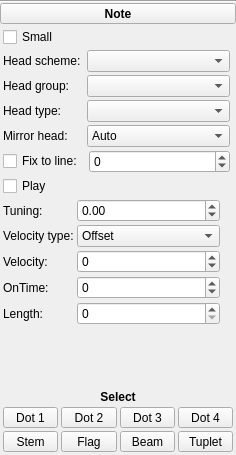
<?xml version="1.0" encoding="UTF-8"?>
<ui version="4.0">
 <class>InspectorNote</class>
 <widget class="QWidget" name="InspectorNote">
  <property name="geometry">
   <rect>
    <x>0</x>
    <y>0</y>
    <width>236</width>
    <height>455</height>
   </rect>
  </property>
  <property name="accessibleName">
   <string>Note Inspector</string>
  </property>
  <layout class="QVBoxLayout" name="verticalLayout">
   <property name="spacing">
    <number>0</number>
   </property>
   <property name="leftMargin">
    <number>0</number>
   </property>
   <property name="topMargin">
    <number>0</number>
   </property>
   <property name="rightMargin">
    <number>0</number>
   </property>
   <property name="bottomMargin">
    <number>0</number>
   </property>
   <item>
    <widget class="QFrame" name="frame">
     <property name="frameShape">
      <enum>QFrame::HLine</enum>
     </property>
     <property name="frameShadow">
      <enum>QFrame::Sunken</enum>
     </property>
    </widget>
   </item>
   <item>
    <widget class="QToolButton" name="title">
     <property name="sizePolicy">
      <sizepolicy hsizetype="Preferred" vsizetype="Preferred">
       <horstretch>0</horstretch>
       <verstretch>0</verstretch>
      </sizepolicy>
     </property>
     <property name="font">
      <font>
       <bold>true</bold>
      </font>
     </property>
     <property name="text">
      <string>Note</string>
     </property>
    </widget>
   </item>
   <item>
    <widget class="QWidget" name="panel" native="true">
     <property name="enabled">
      <bool>true</bool>
     </property>
     <layout class="QGridLayout" name="gridLayout">
      <property name="leftMargin">
       <number>3</number>
      </property>
      <property name="topMargin">
       <number>3</number>
      </property>
      <property name="rightMargin">
       <number>3</number>
      </property>
      <property name="bottomMargin">
       <number>3</number>
      </property>
      <property name="spacing">
       <number>3</number>
      </property>
      <item row="11" column="2">
       <spacer name="verticalSpacer">
        <property name="orientation">
         <enum>Qt::Vertical</enum>
        </property>
        <property name="sizeType">
         <enum>QSizePolicy::MinimumExpanding</enum>
        </property>
        <property name="sizeHint" stdset="0">
         <size>
          <width>0</width>
          <height>0</height>
         </size>
        </property>
       </spacer>
      </item>
      <item row="0" column="0" colspan="3">
       <widget class="QCheckBox" name="isSmall">
        <property name="focusPolicy">
         <enum>Qt::TabFocus</enum>
        </property>
        <property name="text">
         <string>Small</string>
        </property>
       </widget>
      </item>
      <item row="2" column="3">
       <widget class="Ms::ResetButton" name="resetNoteHeadGroup" native="true">
        <property name="sizePolicy">
         <sizepolicy hsizetype="Fixed" vsizetype="Preferred">
          <horstretch>0</horstretch>
          <verstretch>0</verstretch>
         </sizepolicy>
        </property>
        <property name="accessibleName">
         <string>Reset 'Head group' value</string>
        </property>
       </widget>
      </item>
      <item row="13" column="0" colspan="4">
       <layout class="QHBoxLayout" name="horizontalLayout">
        <item>
         <widget class="QToolButton" name="dot1">
          <property name="sizePolicy">
           <sizepolicy hsizetype="Expanding" vsizetype="Fixed">
            <horstretch>0</horstretch>
            <verstretch>0</verstretch>
           </sizepolicy>
          </property>
          <property name="styleSheet">
           <string notr="true"/>
          </property>
          <property name="text">
           <string>Dot 1</string>
          </property>
         </widget>
        </item>
        <item>
         <widget class="QToolButton" name="dot2">
          <property name="sizePolicy">
           <sizepolicy hsizetype="Expanding" vsizetype="Fixed">
            <horstretch>0</horstretch>
            <verstretch>0</verstretch>
           </sizepolicy>
          </property>
          <property name="text">
           <string>Dot 2</string>
          </property>
         </widget>
        </item>
        <item>
         <widget class="QToolButton" name="dot3">
          <property name="sizePolicy">
           <sizepolicy hsizetype="Expanding" vsizetype="Fixed">
            <horstretch>0</horstretch>
            <verstretch>0</verstretch>
           </sizepolicy>
          </property>
          <property name="text">
           <string>Dot 3</string>
          </property>
         </widget>
        </item>
        <item>
         <widget class="QToolButton" name="dot4">
          <property name="sizePolicy">
           <sizepolicy hsizetype="Expanding" vsizetype="Fixed">
            <horstretch>0</horstretch>
            <verstretch>0</verstretch>
           </sizepolicy>
          </property>
          <property name="text">
           <string>Dot 4</string>
          </property>
         </widget>
        </item>
       </layout>
      </item>
      <item row="3" column="3">
       <widget class="Ms::ResetButton" name="resetNoteHeadType" native="true">
        <property name="sizePolicy">
         <sizepolicy hsizetype="Fixed" vsizetype="Preferred">
          <horstretch>0</horstretch>
          <verstretch>0</verstretch>
         </sizepolicy>
        </property>
        <property name="accessibleName">
         <string>Reset 'Head type' value</string>
        </property>
       </widget>
      </item>
      <item row="4" column="2">
       <widget class="QComboBox" name="mirrorHead">
        <property name="sizePolicy">
         <sizepolicy hsizetype="Expanding" vsizetype="Fixed">
          <horstretch>0</horstretch>
          <verstretch>0</verstretch>
         </sizepolicy>
        </property>
        <property name="accessibleName">
         <string>Mirror head</string>
        </property>
        <item>
         <property name="text">
          <string>Auto</string>
         </property>
        </item>
        <item>
         <property name="text">
          <string>Left</string>
         </property>
        </item>
        <item>
         <property name="text">
          <string>Right</string>
         </property>
        </item>
       </widget>
      </item>
      <item row="4" column="0">
       <widget class="QLabel" name="label">
        <property name="text">
         <string>Mirror head:</string>
        </property>
        <property name="alignment">
         <set>Qt::AlignLeading|Qt::AlignLeft|Qt::AlignVCenter</set>
        </property>
        <property name="buddy">
         <cstring>mirrorHead</cstring>
        </property>
       </widget>
      </item>
      <item row="6" column="3">
       <widget class="Ms::ResetButton" name="resetPlay" native="true">
        <property name="sizePolicy">
         <sizepolicy hsizetype="Fixed" vsizetype="Preferred">
          <horstretch>0</horstretch>
          <verstretch>0</verstretch>
         </sizepolicy>
        </property>
        <property name="accessibleName">
         <string>Reset 'Play' value</string>
        </property>
       </widget>
      </item>
      <item row="12" column="0" colspan="4">
       <widget class="QLabel" name="label_2">
        <property name="font">
         <font>
          <bold>true</bold>
         </font>
        </property>
        <property name="text">
         <string>Select</string>
        </property>
        <property name="alignment">
         <set>Qt::AlignCenter</set>
        </property>
       </widget>
      </item>
      <item row="14" column="0" colspan="4">
       <layout class="QHBoxLayout" name="horizontalLayout_3">
        <item>
         <widget class="QToolButton" name="stem">
          <property name="sizePolicy">
           <sizepolicy hsizetype="Expanding" vsizetype="Fixed">
            <horstretch>0</horstretch>
            <verstretch>0</verstretch>
           </sizepolicy>
          </property>
          <property name="text">
           <string>Stem</string>
          </property>
         </widget>
        </item>
        <item>
         <widget class="QToolButton" name="hook">
          <property name="sizePolicy">
           <sizepolicy hsizetype="Expanding" vsizetype="Fixed">
            <horstretch>0</horstretch>
            <verstretch>0</verstretch>
           </sizepolicy>
          </property>
          <property name="text">
           <string>Flag</string>
          </property>
         </widget>
        </item>
        <item>
         <widget class="QToolButton" name="beam">
          <property name="sizePolicy">
           <sizepolicy hsizetype="Expanding" vsizetype="Fixed">
            <horstretch>0</horstretch>
            <verstretch>0</verstretch>
           </sizepolicy>
          </property>
          <property name="text">
           <string>Beam</string>
          </property>
         </widget>
        </item>
        <item>
         <widget class="QToolButton" name="tuplet">
          <property name="sizePolicy">
           <sizepolicy hsizetype="Expanding" vsizetype="Fixed">
            <horstretch>0</horstretch>
            <verstretch>0</verstretch>
           </sizepolicy>
          </property>
          <property name="text">
           <string>Tuplet</string>
          </property>
         </widget>
        </item>
       </layout>
      </item>
      <item row="3" column="0">
       <widget class="QLabel" name="label_7">
        <property name="text">
         <string>Head type:</string>
        </property>
        <property name="alignment">
         <set>Qt::AlignLeading|Qt::AlignLeft|Qt::AlignVCenter</set>
        </property>
        <property name="buddy">
         <cstring>noteHeadType</cstring>
        </property>
       </widget>
      </item>
      <item row="0" column="3">
       <widget class="Ms::ResetButton" name="resetSmall" native="true">
        <property name="sizePolicy">
         <sizepolicy hsizetype="Fixed" vsizetype="Preferred">
          <horstretch>0</horstretch>
          <verstretch>0</verstretch>
         </sizepolicy>
        </property>
        <property name="accessibleName">
         <string>Reset 'Small' value</string>
        </property>
       </widget>
      </item>
      <item row="6" column="0" colspan="3">
       <widget class="QCheckBox" name="play">
        <property name="focusPolicy">
         <enum>Qt::TabFocus</enum>
        </property>
        <property name="text">
         <string>Play</string>
        </property>
       </widget>
      </item>
      <item row="1" column="0">
       <widget class="QLabel" name="label_headScheme">
        <property name="text">
         <string>Head scheme:</string>
        </property>
        <property name="alignment">
         <set>Qt::AlignLeading|Qt::AlignLeft|Qt::AlignVCenter</set>
        </property>
        <property name="buddy">
         <cstring>noteHeadScheme</cstring>
        </property>
       </widget>
      </item>
      <item row="1" column="2">
       <widget class="QComboBox" name="noteHeadScheme">
        <property name="sizePolicy">
         <sizepolicy hsizetype="Expanding" vsizetype="Fixed">
          <horstretch>0</horstretch>
          <verstretch>0</verstretch>
         </sizepolicy>
        </property>
        <property name="accessibleName">
         <string>Head scheme</string>
        </property>
       </widget>
      </item>
      <item row="1" column="3">
       <widget class="Ms::ResetButton" name="resetNoteHeadScheme" native="true">
        <property name="sizePolicy">
         <sizepolicy hsizetype="Fixed" vsizetype="Preferred">
          <horstretch>0</horstretch>
          <verstretch>0</verstretch>
         </sizepolicy>
        </property>
        <property name="accessibleName">
         <string>Reset 'Head scheme' value</string>
        </property>
       </widget>
      </item>
      <item row="2" column="2">
       <widget class="QComboBox" name="noteHeadGroup">
        <property name="sizePolicy">
         <sizepolicy hsizetype="Expanding" vsizetype="Fixed">
          <horstretch>0</horstretch>
          <verstretch>0</verstretch>
         </sizepolicy>
        </property>
        <property name="accessibleName">
         <string>Head group</string>
        </property>
        <property name="maxVisibleItems">
         <number>14</number>
        </property>
       </widget>
      </item>
      <item row="4" column="3">
       <widget class="Ms::ResetButton" name="resetMirrorHead" native="true">
        <property name="sizePolicy">
         <sizepolicy hsizetype="Fixed" vsizetype="Preferred">
          <horstretch>0</horstretch>
          <verstretch>0</verstretch>
         </sizepolicy>
        </property>
        <property name="accessibleName">
         <string>Reset 'Mirror head' value</string>
        </property>
       </widget>
      </item>
      <item row="3" column="2">
       <widget class="QComboBox" name="noteHeadType">
        <property name="sizePolicy">
         <sizepolicy hsizetype="Expanding" vsizetype="Fixed">
          <horstretch>0</horstretch>
          <verstretch>0</verstretch>
         </sizepolicy>
        </property>
        <property name="accessibleName">
         <string>Head type</string>
        </property>
       </widget>
      </item>
      <item row="2" column="0">
       <widget class="QLabel" name="label_6">
        <property name="text">
         <string>Head group:</string>
        </property>
        <property name="alignment">
         <set>Qt::AlignLeading|Qt::AlignLeft|Qt::AlignVCenter</set>
        </property>
        <property name="buddy">
         <cstring>noteHeadGroup</cstring>
        </property>
       </widget>
      </item>
      <item row="7" column="0" colspan="4">
       <widget class="QWidget" name="playWidget" native="true">
        <layout class="QGridLayout" name="gridLayout_2">
         <property name="leftMargin">
          <number>0</number>
         </property>
         <property name="topMargin">
          <number>0</number>
         </property>
         <property name="rightMargin">
          <number>0</number>
         </property>
         <property name="bottomMargin">
          <number>0</number>
         </property>
         <property name="spacing">
          <number>3</number>
         </property>
         <item row="1" column="0">
          <widget class="QLabel" name="label_5">
           <property name="text">
            <string>Tuning:</string>
           </property>
           <property name="alignment">
            <set>Qt::AlignLeading|Qt::AlignLeft|Qt::AlignVCenter</set>
           </property>
           <property name="buddy">
            <cstring>tuning</cstring>
           </property>
          </widget>
         </item>
         <item row="3" column="2">
          <widget class="Ms::ResetButton" name="resetVelocity" native="true">
           <property name="sizePolicy">
            <sizepolicy hsizetype="Fixed" vsizetype="Preferred">
             <horstretch>0</horstretch>
             <verstretch>0</verstretch>
            </sizepolicy>
           </property>
           <property name="minimumSize">
            <size>
             <width>10</width>
             <height>0</height>
            </size>
           </property>
           <property name="accessibleName">
            <string>Reset 'Velocity' value</string>
           </property>
          </widget>
         </item>
         <item row="1" column="2">
          <widget class="Ms::ResetButton" name="resetTuning" native="true">
           <property name="sizePolicy">
            <sizepolicy hsizetype="Fixed" vsizetype="Preferred">
             <horstretch>0</horstretch>
             <verstretch>0</verstretch>
            </sizepolicy>
           </property>
           <property name="minimumSize">
            <size>
             <width>10</width>
             <height>0</height>
            </size>
           </property>
           <property name="accessibleName">
            <string>Reset 'Tuning' value</string>
           </property>
          </widget>
         </item>
         <item row="3" column="1">
          <widget class="QSpinBox" name="velocity">
           <property name="sizePolicy">
            <sizepolicy hsizetype="Expanding" vsizetype="Fixed">
             <horstretch>0</horstretch>
             <verstretch>0</verstretch>
            </sizepolicy>
           </property>
           <property name="accessibleName">
            <string>Velocity</string>
           </property>
           <property name="minimum">
            <number>-127</number>
           </property>
           <property name="maximum">
            <number>127</number>
           </property>
          </widget>
         </item>
         <item row="1" column="1">
          <widget class="QDoubleSpinBox" name="tuning">
           <property name="sizePolicy">
            <sizepolicy hsizetype="Expanding" vsizetype="Fixed">
             <horstretch>0</horstretch>
             <verstretch>0</verstretch>
            </sizepolicy>
           </property>
           <property name="accessibleName">
            <string>Tuning</string>
           </property>
           <property name="minimum">
            <double>-300.000000000000000</double>
           </property>
           <property name="maximum">
            <double>300.000000000000000</double>
           </property>
           <property name="singleStep">
            <double>10.000000000000000</double>
           </property>
          </widget>
         </item>
         <item row="2" column="0">
          <widget class="QLabel" name="label_8">
           <property name="text">
            <string>Velocity type:</string>
           </property>
           <property name="alignment">
            <set>Qt::AlignLeading|Qt::AlignLeft|Qt::AlignVCenter</set>
           </property>
          </widget>
         </item>
         <item row="2" column="1">
          <widget class="QComboBox" name="velocityType">
           <property name="sizePolicy">
            <sizepolicy hsizetype="Expanding" vsizetype="Fixed">
             <horstretch>0</horstretch>
             <verstretch>0</verstretch>
            </sizepolicy>
           </property>
           <property name="accessibleName">
            <string>Velocity type</string>
           </property>
           <item>
            <property name="text">
             <string>Offset</string>
            </property>
           </item>
           <item>
            <property name="text">
             <string>User</string>
            </property>
           </item>
          </widget>
         </item>
         <item row="4" column="0">
          <widget class="QLabel" name="label_3">
           <property name="text">
            <string>OnTime:</string>
           </property>
          </widget>
         </item>
         <item row="3" column="0">
          <widget class="QLabel" name="label_9">
           <property name="text">
            <string>Velocity:</string>
           </property>
           <property name="alignment">
            <set>Qt::AlignLeading|Qt::AlignLeft|Qt::AlignVCenter</set>
           </property>
           <property name="buddy">
            <cstring>velocity</cstring>
           </property>
          </widget>
         </item>
         <item row="2" column="2">
          <widget class="Ms::ResetButton" name="resetVelocityType" native="true">
           <property name="sizePolicy">
            <sizepolicy hsizetype="Fixed" vsizetype="Preferred">
             <horstretch>0</horstretch>
             <verstretch>0</verstretch>
            </sizepolicy>
           </property>
           <property name="minimumSize">
            <size>
             <width>10</width>
             <height>0</height>
            </size>
           </property>
           <property name="accessibleName">
            <string>Reset 'Velocity type' value</string>
           </property>
          </widget>
         </item>
         <item row="5" column="0">
          <widget class="QLabel" name="label_4">
           <property name="text">
            <string>Length:</string>
           </property>
          </widget>
         </item>
         <item row="4" column="1">
          <widget class="QSpinBox" name="onTime">
           <property name="minimum">
            <number>-2147483647</number>
           </property>
           <property name="maximum">
            <number>2147483647</number>
           </property>
           <property name="singleStep">
            <number>10</number>
           </property>
          </widget>
         </item>
         <item row="5" column="1">
          <widget class="QSpinBox" name="length">
           <property name="maximum">
            <number>2147483647</number>
           </property>
           <property name="singleStep">
            <number>10</number>
           </property>
           <property name="value">
            <number>0</number>
           </property>
          </widget>
         </item>
         <item row="4" column="2">
          <widget class="Ms::ResetButton" name="resetOnTime" native="true"/>
         </item>
         <item row="5" column="2">
          <widget class="Ms::ResetButton" name="resetLength" native="true"/>
         </item>
        </layout>
       </widget>
      </item>
      <item row="5" column="0" colspan="3">
       <layout class="QHBoxLayout" name="horizontalLayout_2">
        <property name="spacing">
         <number>3</number>
        </property>
        <item>
         <widget class="QCheckBox" name="fixed">
          <property name="sizePolicy">
           <sizepolicy hsizetype="Fixed" vsizetype="Fixed">
            <horstretch>0</horstretch>
            <verstretch>0</verstretch>
           </sizepolicy>
          </property>
          <property name="focusPolicy">
           <enum>Qt::TabFocus</enum>
          </property>
          <property name="text">
           <string>Fix to line:</string>
          </property>
         </widget>
        </item>
        <item>
         <widget class="Ms::ResetButton" name="resetFixed" native="true">
          <property name="sizePolicy">
           <sizepolicy hsizetype="Fixed" vsizetype="Preferred">
            <horstretch>0</horstretch>
            <verstretch>0</verstretch>
           </sizepolicy>
          </property>
          <property name="accessibleName">
           <string>Reset 'Fix to line' value</string>
          </property>
         </widget>
        </item>
        <item>
         <widget class="QSpinBox" name="fixedLine">
          <property name="sizePolicy">
           <sizepolicy hsizetype="Expanding" vsizetype="Fixed">
            <horstretch>0</horstretch>
            <verstretch>0</verstretch>
           </sizepolicy>
          </property>
          <property name="accessibleName">
           <string>Line</string>
          </property>
          <property name="minimum">
           <number>-20</number>
          </property>
          <property name="maximum">
           <number>30</number>
          </property>
         </widget>
        </item>
       </layout>
      </item>
      <item row="5" column="3">
       <widget class="Ms::ResetButton" name="resetFixedLine" native="true">
        <property name="sizePolicy">
         <sizepolicy hsizetype="Fixed" vsizetype="Preferred">
          <horstretch>0</horstretch>
          <verstretch>0</verstretch>
         </sizepolicy>
        </property>
        <property name="accessibleName">
         <string>Reset 'Line' value</string>
        </property>
       </widget>
      </item>
     </layout>
    </widget>
   </item>
  </layout>
 </widget>
 <customwidgets>
  <customwidget>
   <class>Ms::ResetButton</class>
   <extends>QWidget</extends>
   <header>inspector/resetButton.h</header>
   <container>1</container>
  </customwidget>
 </customwidgets>
 <tabstops>
  <tabstop>title</tabstop>
  <tabstop>isSmall</tabstop>
  <tabstop>noteHeadScheme</tabstop>
  <tabstop>noteHeadGroup</tabstop>
  <tabstop>noteHeadType</tabstop>
  <tabstop>mirrorHead</tabstop>
  <tabstop>fixed</tabstop>
  <tabstop>fixedLine</tabstop>
  <tabstop>play</tabstop>
  <tabstop>tuning</tabstop>
  <tabstop>velocityType</tabstop>
  <tabstop>velocity</tabstop>
  <tabstop>dot1</tabstop>
  <tabstop>dot2</tabstop>
  <tabstop>dot3</tabstop>
  <tabstop>dot4</tabstop>
  <tabstop>stem</tabstop>
  <tabstop>hook</tabstop>
  <tabstop>beam</tabstop>
  <tabstop>tuplet</tabstop>
 </tabstops>
 <resources/>
 <connections>
  <connection>
   <sender>fixed</sender>
   <signal>toggled(bool)</signal>
   <receiver>fixedLine</receiver>
   <slot>setEnabled(bool)</slot>
   <hints>
    <hint type="sourcelabel">
     <x>20</x>
     <y>20</y>
    </hint>
    <hint type="destinationlabel">
     <x>20</x>
     <y>20</y>
    </hint>
   </hints>
  </connection>
  <connection>
   <sender>play</sender>
   <signal>toggled(bool)</signal>
   <receiver>playWidget</receiver>
   <slot>setVisible(bool)</slot>
   <hints>
    <hint type="sourcelabel">
     <x>20</x>
     <y>20</y>
    </hint>
    <hint type="destinationlabel">
     <x>20</x>
     <y>20</y>
    </hint>
   </hints>
  </connection>
 </connections>
</ui>
